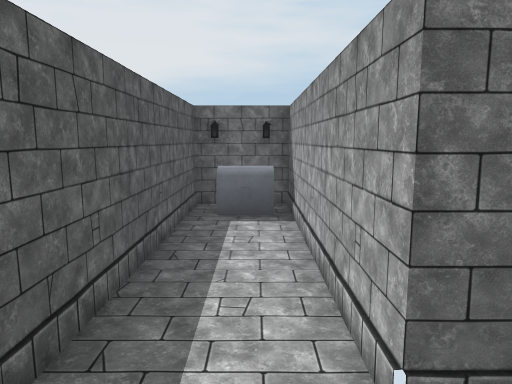
View 1 (above)

16 first-person views from a walk through a 3-D level made in the Unity game engine. The camera is 1.3 m above the floor, tilts 8° down and sees 70° across. The floor is counted in squares, 1 m on a side. Each view is taken from the middle of a square. On the plan, view 1 faces up. The plan holds only what a view shows up to about 15 squares ahead; the rest is blank. The place goes on beyond the plan. Some surface patterns are stand-ins.

View 2
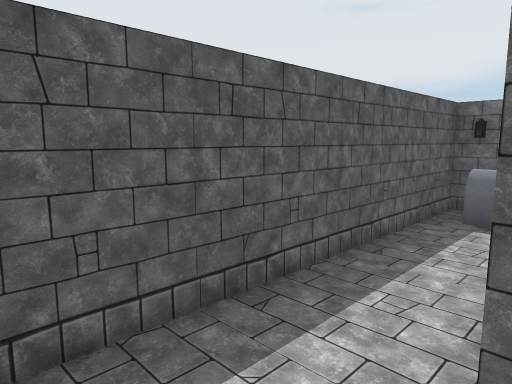

View 3
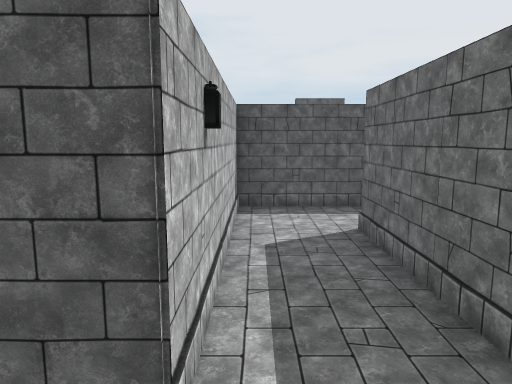

View 4
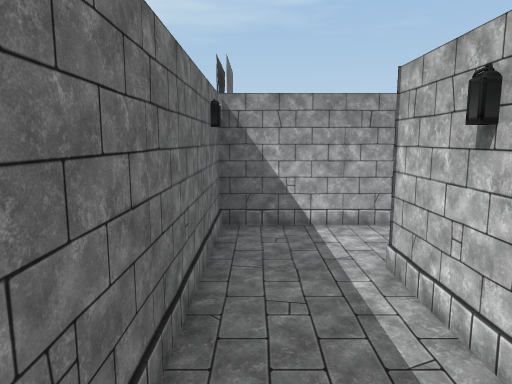

View 5
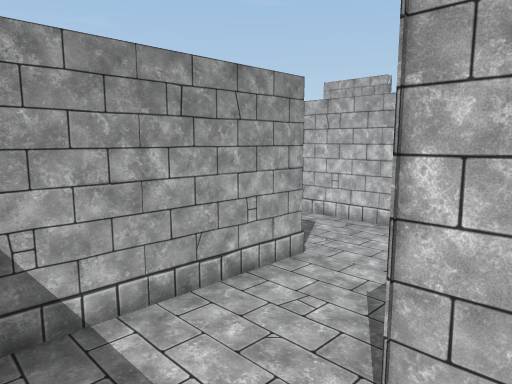

View 6
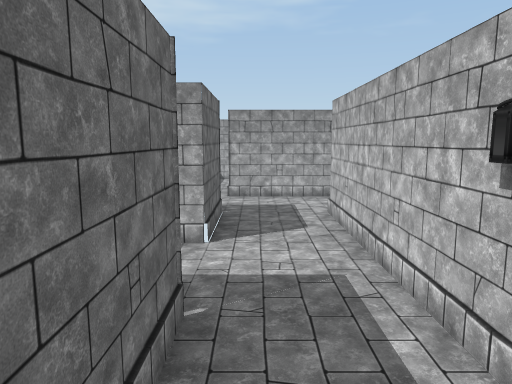

View 7
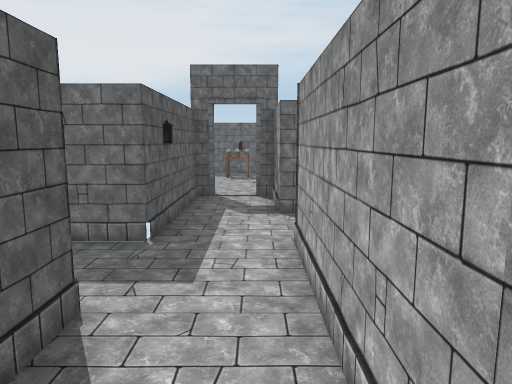

View 8
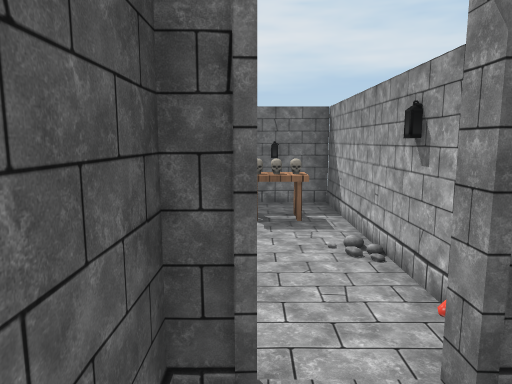

View 9
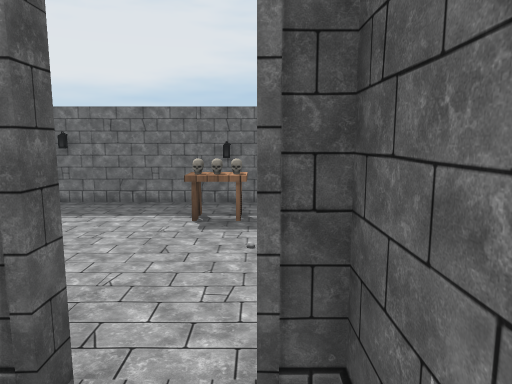

View 10
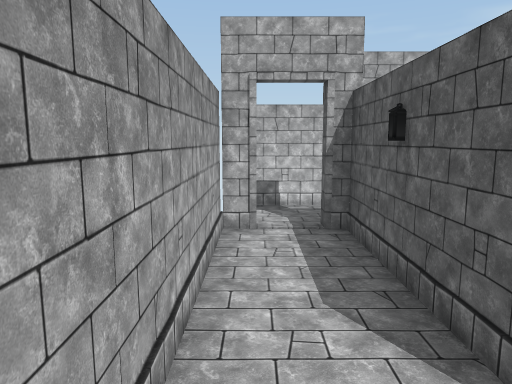

View 11
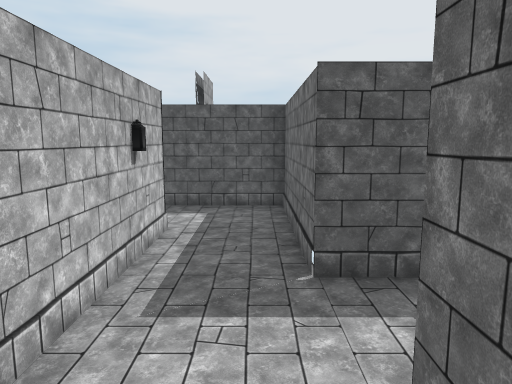

View 12
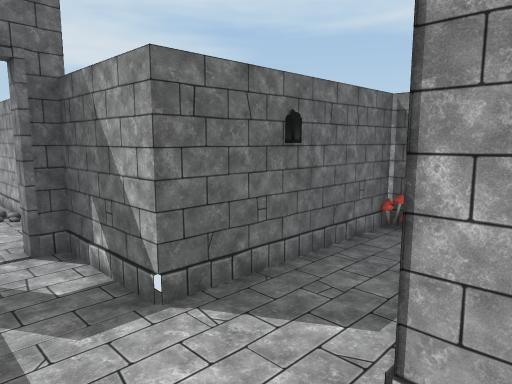

View 13
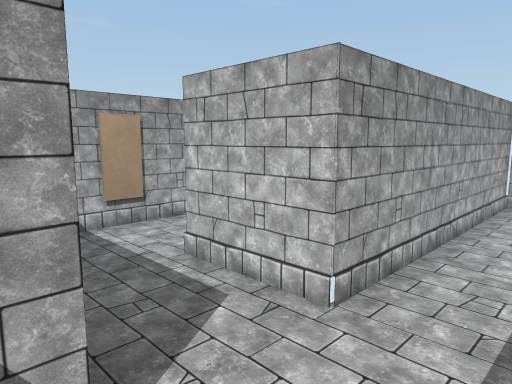

View 14
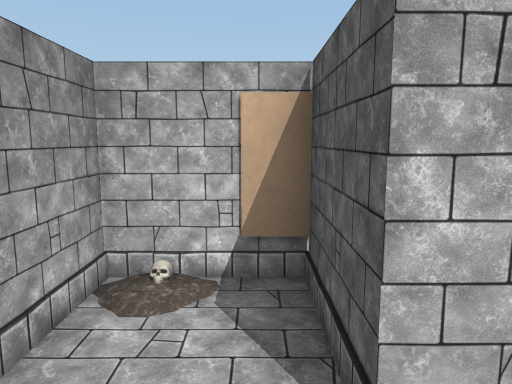

View 15
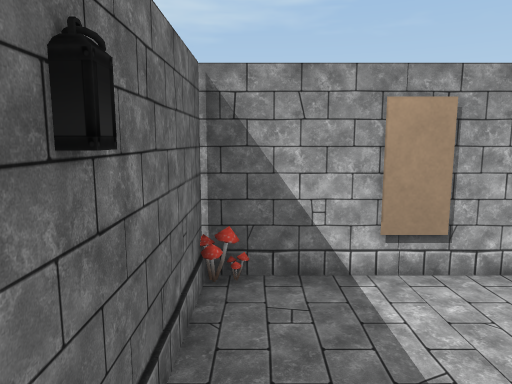

View 16
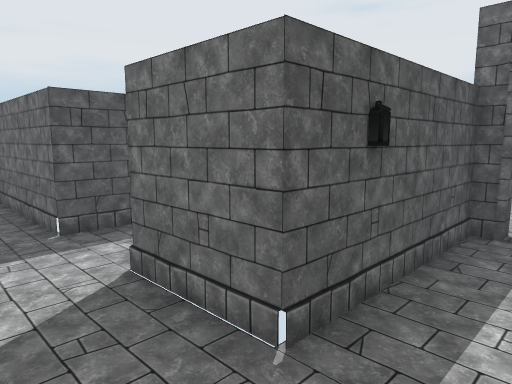

### Floor plan
Points are (right, up) in squares from view 1. A wall is a line through its corners. A room is listed if a view was taken in it or the views show most of it. See-through windows are left out.
Room 1 (views 1, 2, 4)
walls: (-1.2, 6.5) (-1.2, -0.4) (3.4, -0.4); (3.5, 1.6) (0.7, 1.6) (0.7, 7.5) (-1.2, 7.5)
ways out: opening at (3, 1) to room 2
objects: other object (0, 7); lantern (3, 0)
Room 2 (views 3, 5)
walls: (4.5, 1.6) (3.5, 1.6); (10.5, 2.8) (10.5, 7.7) (5.8, 7.7); (3.4, -0.4) (4.6, -0.4) (4.6, -2.3); (6.6, -2.3) (6.6, 1.5); (4.6, -4.4) (6.6, -4.4)
ways out: opening at (3, 1) to room 1; opening at (4, -3) to room 3; opening at (7.5, -3) to room 4; gap at (9, 2) to room 5
objects: lantern (6, 2); other object (9, 6); other object (10, 6)
Room 3 (view 6)
walls: (2.6, -4.4) (4.6, -4.4); (4.6, -2.3) (0.7, -2.3) (0.7, -3.5)
ways out: opening at (4, -3) to room 2; opening at (2, -4)
Room 4 (views 7, 10, 11, 12, 16)
walls: (8.6, -2.3) (6.6, -2.3); (6.6, -4.4) (8.6, -4.4) (8.6, -8.3) (9, -8.3); (9.9, -8.3) (10.5, -8.3) (10.5, -2.4)
ways out: opening at (7.5, -3) to room 2; opening at (9.5, -2) to room 5
objects: lantern (9, -7)
Room 5 (views 8, 9, 13)
walls: (10.5, -0.5) (10.5, 1.6) (10, 1.6); (9.1, 1.6) (8.6, 1.6) (8.6, -2.3)
ways out: gap at (9, 2) to room 2; opening at (9.5, -2) to room 4; opening at (11.5, -1) to room 6
Room 6 (views 14, 15)
walls: (13.1, -4.4) (14.4, -4.4) (14.4, -0.5) (10.5, -0.5); (10.5, -2.4) (12.5, -2.4) (12.5, -4.4)
ways out: opening at (11.5, -1) to room 5
objects: other object (13, -4); other object (14, -3); mushroom (14, -1)

Where each view was taken, in squares from view 1:
view 1: 0 up, 0 right, facing up
view 2: 0 up, 1 right, facing up-left
view 3: 0 up, 6 right, facing left
view 4: 1 up, 1 right, facing right
view 5: 1 up, 4 right, facing down-right
view 6: 3 down, 2 right, facing right
view 7: 7 down, 10 right, facing up
view 8: 0 up, 9 right, facing up
view 9: 0 up, 10 right, facing up
view 10: 3 down, 10 right, facing down
view 11: 3 down, 8 right, facing left
view 12: 3 down, 9 right, facing up-right
view 13: 0 up, 9 right, facing down-right
view 14: 1 down, 13 right, facing down
view 15: 1 down, 11 right, facing right
view 16: 4 down, 10 right, facing up-left
